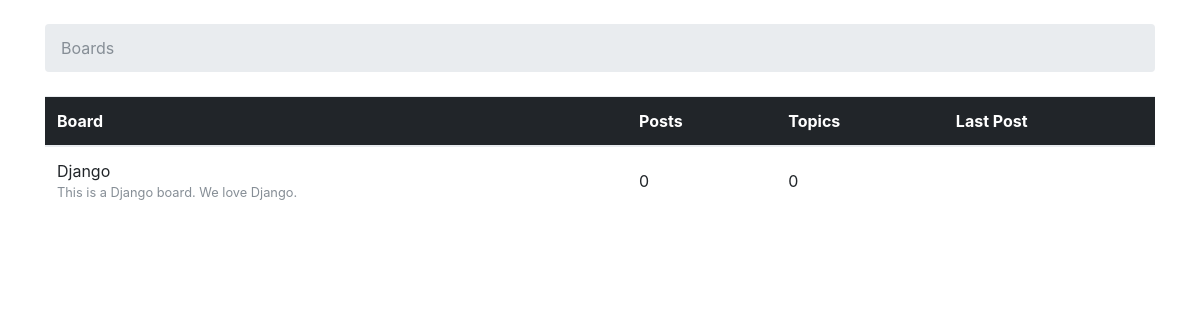
Before: / with the older database file.
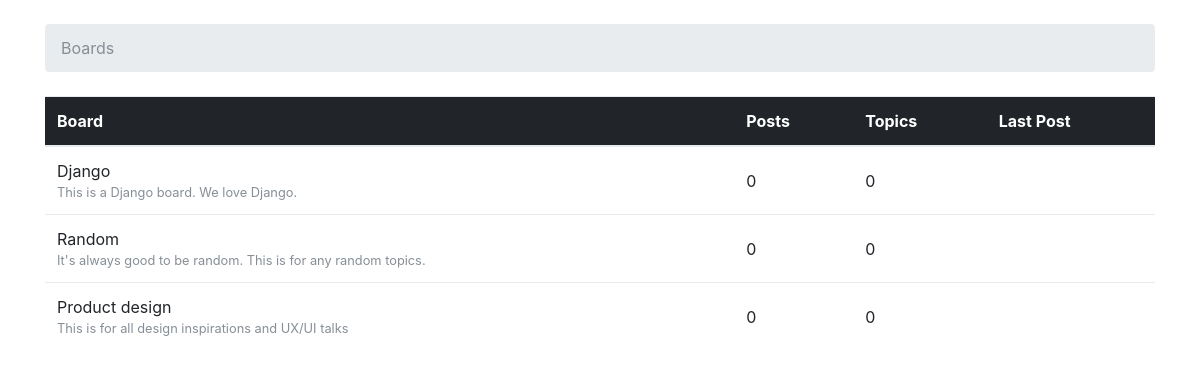
After: the same page with the newer database file.
### myapp/models.py (models this page shows, shortened)
class Board(models.Model):
    name = models.CharField(max_length=30, unique=True)
    description = models.CharField(max_length=200)

### myapp/views.py (the view)
# urls.py: 2. Add a URL to urlpatterns:  url(r'^$', views.home, name='home')
def home(request):
    boards = Board.objects.all()
    return render(request, 'home.html', {'boards': boards})

### templates/home.html (shortened to what this page needs)
{% load static %}
<!DOCTYPE html>
<html lang="en">
 <head>
    <link rel="stylesheet" href="{% static 'css/bootstrap.min.css' %}">
  </head>
  <body>
    <div class="container">
      <ol class="breadcrumb my-4">
        <li class="breadcrumb-item active">Boards</li>
      </ol>
      <table class="table">
        <thead class="thead-inverse">
          <tr>
            <th>Board</th>
            <th>Posts</th>
            <th>Topics</th>
            <th>Last Post</th>
          </tr>
        </thead>
        <tbody>
          {% for board in boards %}
            <tr>
              <td>
                {{ board.name }}
                <small class="text-muted d-block">{{ board.description }}</small>
              </td>
              <td class="align-middle">0</td>
              <td class="align-middle">0</td>
              <td></td>
            </tr>
          {% endfor %}
        </tbody>
      </table>
    </div>
  </body>
</html>

Changed rows visible on the page:
added Board: name "Random", description "It's always good to be random. This is for any random topics."
added Board: name "Product design", description "This is for all design inspirations and UX/UI talks"
